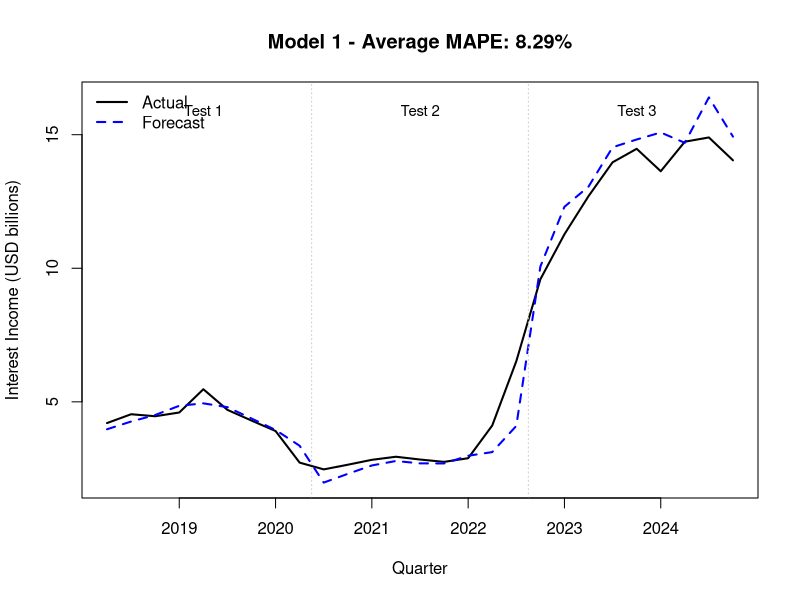
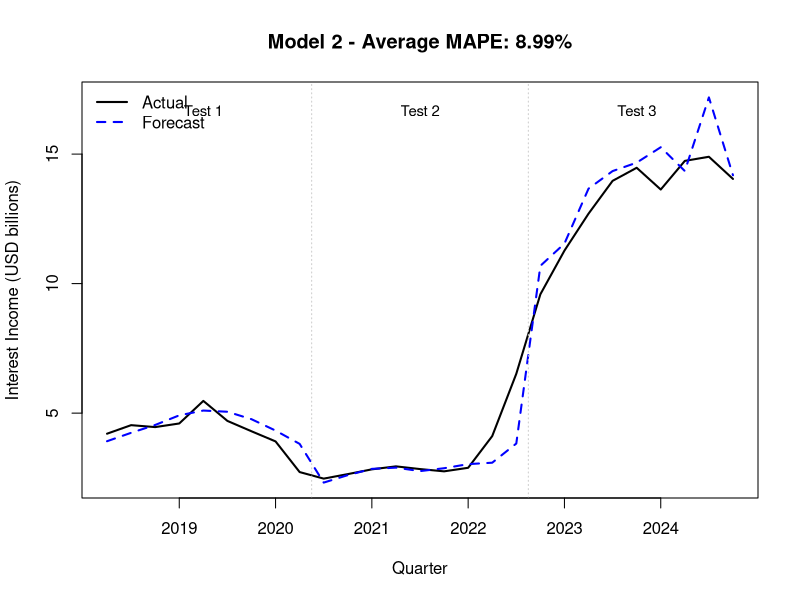
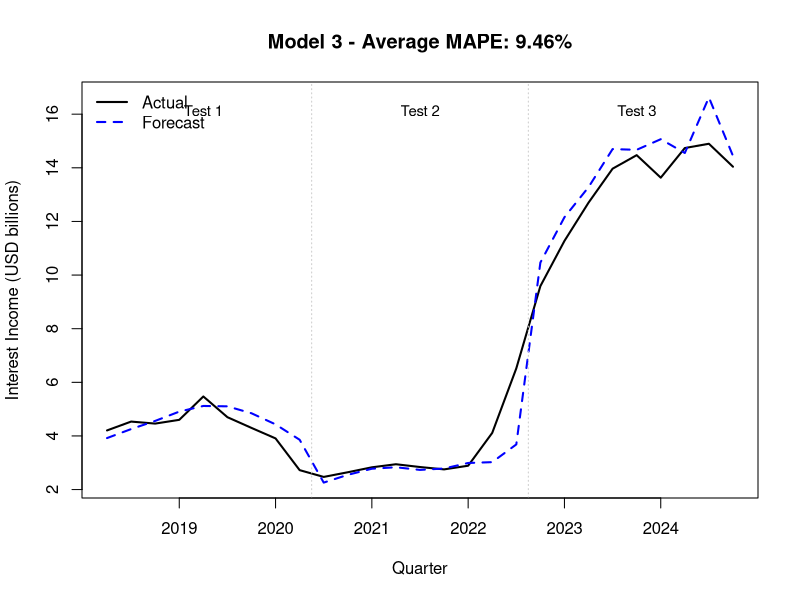
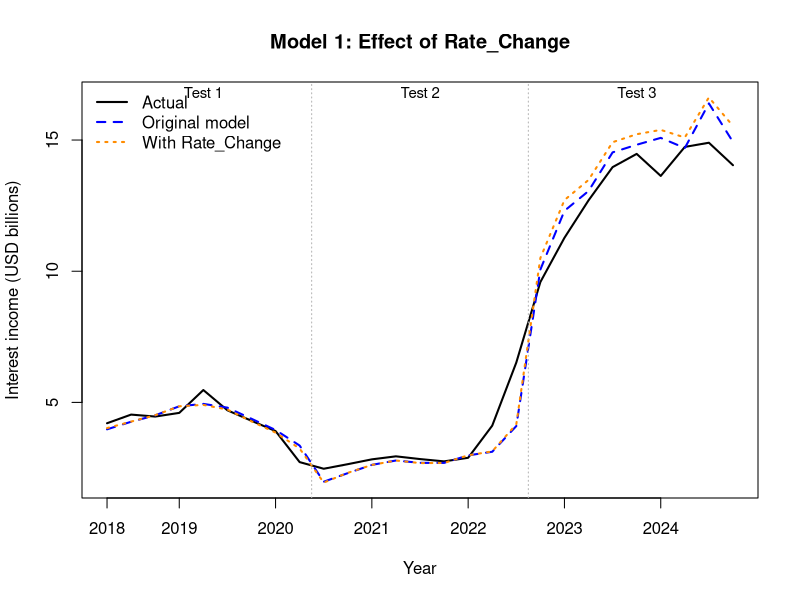

Write the R code that produced these figures, in order.
install.packages("dplyr")
install.packages("readr")
install.packages("lmtest")

library(lmtest)
library(dplyr)
library(readr)

getwd()

selection_data <- read_csv("selection_data.csv")

# Create interest-rate interaction variables
selection_data <- selection_data %>%
  mutate(
    Rate_Trading = Rate_3M * Trading,   
    Rate_Repos = Rate_3M * Reverse_Repos,
    Rate_Loans = Rate_3M * Loans
  )

# Create quarterly interest-rate change
selection_data <- selection_data %>%
  mutate(Rate_Change = Rate_3M - lag(Rate_3M))

selection_data <- selection_data %>%
  filter(!is.na(Rate_Change))

# 1. Settings
window <- 32
horizon <- 9
starts <- c(36, 45, 54)
variables <- setdiff(names(selection_data), c("Quarter", "II"))
combinations <- unlist(
  lapply(3:5, function(k) combn(variables, k, simplify = FALSE)),
  recursive = FALSE
)

combinations <- Filter(function(x) {
  (!"Rate_Trading" %in% x || all(c("Rate_3M", "Trading") %in% x)) &&
    (!"Rate_Repos" %in% x || all(c("Rate_3M", "Reverse_Repos") %in% x)) &&
    (!"Rate_Loans" %in% x || all(c("Rate_3M", "Loans") %in% x))
}, combinations)

# 2. Function to evaluate one model
evaluate_model <- function(selected) {
  mape <- numeric(length(starts))
  for (j in seq_along(starts)) {
    start <- starts[j]
    train <- selection_data[(start - window):(start - 1), ]
    test <- selection_data[start:(start + horizon - 1), ]
    model <- lm(reformulate(selected, response = "II"), data = train)
    last_II <- tail(train$II, 1)
    errors <- numeric(horizon)
    for (h in 1:horizon) {
      new_row <- test[h, , drop = FALSE]
      if ("II_lag" %in% selected) new_row$II_lag <- last_II
      prediction <- as.numeric(predict(model, newdata = new_row))
      errors[h] <- abs(test$II[h] - prediction) / abs(test$II[h]) * 100
      last_II <- prediction
    }
    mape[j] <- mean(errors)
  }
  return(mape)
}

# 3. Evaluate all combinations
scores <- t(sapply(combinations, evaluate_model))
results_rolling <- data.frame(
  Variables = sapply(combinations, paste, collapse = " + "),
  Test_1 = scores[, 1],
  Test_2 = scores[, 2],
  Test_3 = scores[, 3]
)

# 4. Rank models and show the best 10
results_rolling <- results_rolling %>%
  mutate(
    Average_MAPE = rowMeans(across(Test_1:Test_3)),
    Rank = rank(Average_MAPE, ties.method = "first")
  ) %>%
  arrange(Rank) %>%
  select(Rank, Variables, Test_1, Test_2, Test_3, Average_MAPE)

View(head(results_rolling, 10))


# 5. Plot the 3 best models

for (i in 1:3) {
  
  selected <- strsplit(results_rolling$Variables[i], " \\+ ")[[1]]
  
  actual <- numeric(0)
  predicted <- numeric(0)
  quarters <- character(0)
  
  for (j in seq_along(starts)) {
    
    start <- starts[j]
    
    train <- selection_data[(start - window):(start - 1), ]
    test <- selection_data[start:(start + horizon - 1), ]
    
    model <- lm(reformulate(selected, response = "II"), data = train)
    
    last_II <- tail(train$II, 1)
    
    for (h in 1:horizon) {
      
      new_row <- test[h, , drop = FALSE]
      
      if ("II_lag" %in% selected) {
        new_row$II_lag <- last_II
      }
      
      prediction <- as.numeric(predict(model, newdata = new_row))
      
      predicted <- c(predicted, prediction)
      actual <- c(actual, test$II[h])
      quarters <- c(quarters, test$Quarter[h])
      
      last_II <- prediction
    }
  }
  
  # Plot
  x <- seq_along(actual)
  
  plot(x, actual / 1e6,
       type = "l", col = "black", lwd = 2,
       ylim = range(c(actual, predicted)) / 1e6,
       xaxt = "n",
       xlab = "Quarter",
       ylab = "Interest Income (USD billions)",
       main = paste0("Model ", i,
                     " - Average MAPE: ",
                     round(results_rolling$Average_MAPE[i], 2), "%"))
  
  lines(x, predicted / 1e6,
        col = "blue", lwd = 2, lty = 2)
  
  # Test boundaries
  abline(v = c(9.5, 18.5), col = "gray80", lty = 3)
  
  # Year labels
  year_positions <- which(grepl("Q1", quarters))
  
  axis(1,
       at = year_positions,
       labels = substr(quarters[year_positions], 1, 4))
  
  # Test labels
  text(c(5, 14, 23),
       rep(max(c(actual, predicted)) / 1e6 * 0.97, 3),
       labels = c("Test 1", "Test 2", "Test 3"),
       cex = 0.9)
  
  legend("topleft",
         legend = c("Actual", "Forecast"),
         col = c("black", "blue"),
         lty = c(1, 2),
         lwd = 2,
         bty = "n")
}





# 5. Test the top 3 models with Rate_Change
top_3 <- lapply(results_rolling$Variables[1:3], function(x) {
  trimws(strsplit(x, " + ", fixed = TRUE)[[1]])
})

comparison_change <- do.call(rbind, lapply(1:3, function(i) {
  original <- top_3[[i]]
  extended <- unique(c(original, "Rate_Change"))
  old <- evaluate_model(original)
  new <- evaluate_model(extended)
  data.frame(
    Model = i,
    Version = c("Original", "With Rate_Change"),
    Test_1 = c(old[1], new[1]),
    Test_2 = c(old[2], new[2]),
    Test_3 = c(old[3], new[3]),
    Average_MAPE = c(mean(old), mean(new))
  )
}))

View(comparison_change)



# 6. Compare Model 1 forecasts with and without Rate_Change
original <- c("II_lag", "Rate_3M", "Rate_10Y", "Loans", "Rate_Loans")
extended <- c(original, "Rate_Change")

get_forecasts <- function(selected) {
  predictions <- c()
  for (start in starts) {
    train <- selection_data[(start - window):(start - 1), ]
    test <- selection_data[start:(start + horizon - 1), ]
    model <- lm(reformulate(selected, response = "II"), data = train)
    last_II <- tail(train$II, 1)
    for (h in 1:horizon) {
      new_row <- test[h, , drop = FALSE]
      if ("II_lag" %in% selected) new_row$II_lag <- last_II
      prediction <- as.numeric(predict(model, newdata = new_row))
      predictions <- c(predictions, prediction)
      last_II <- prediction
    }
  }
  predictions
}

# Calculate forecasts
actual <- unlist(lapply(starts, function(s) selection_data$II[s:(s + horizon - 1)]))
quarters <- unlist(lapply(starts, function(s) selection_data$Quarter[s:(s + horizon - 1)]))
forecast_original <- get_forecasts(original)
forecast_extended <- get_forecasts(extended)

# Plot
x <- seq_along(actual)
years <- substr(quarters, 1, 4)
year_positions <- which(!duplicated(years))

plot(x, actual / 1e6, type = "l", col = "black", lwd = 2,
     ylim = range(c(actual, forecast_original, forecast_extended)) / 1e6,
     xaxt = "n", xlab = "Year", ylab = "Interest income (USD billions)",
     main = "Model 1: Effect of Rate_Change")
lines(x, forecast_original / 1e6, col = "blue", lwd = 2, lty = 2)
lines(x, forecast_extended / 1e6, col = "darkorange", lwd = 2, lty = 3)
axis(1, at = year_positions, labels = years[year_positions])
abline(v = c(9.5, 18.5), col = "gray70", lty = 3)
text(c(5, 14, 23), par("usr")[4] - 0.4,
     c("Test 1", "Test 2", "Test 3"), cex = 0.9)
legend("topleft",
       legend = c("Actual", "Original model", "With Rate_Change"),
       col = c("black", "blue", "darkorange"),
       lty = c(1, 2, 3), lwd = 2, bty = "n")
